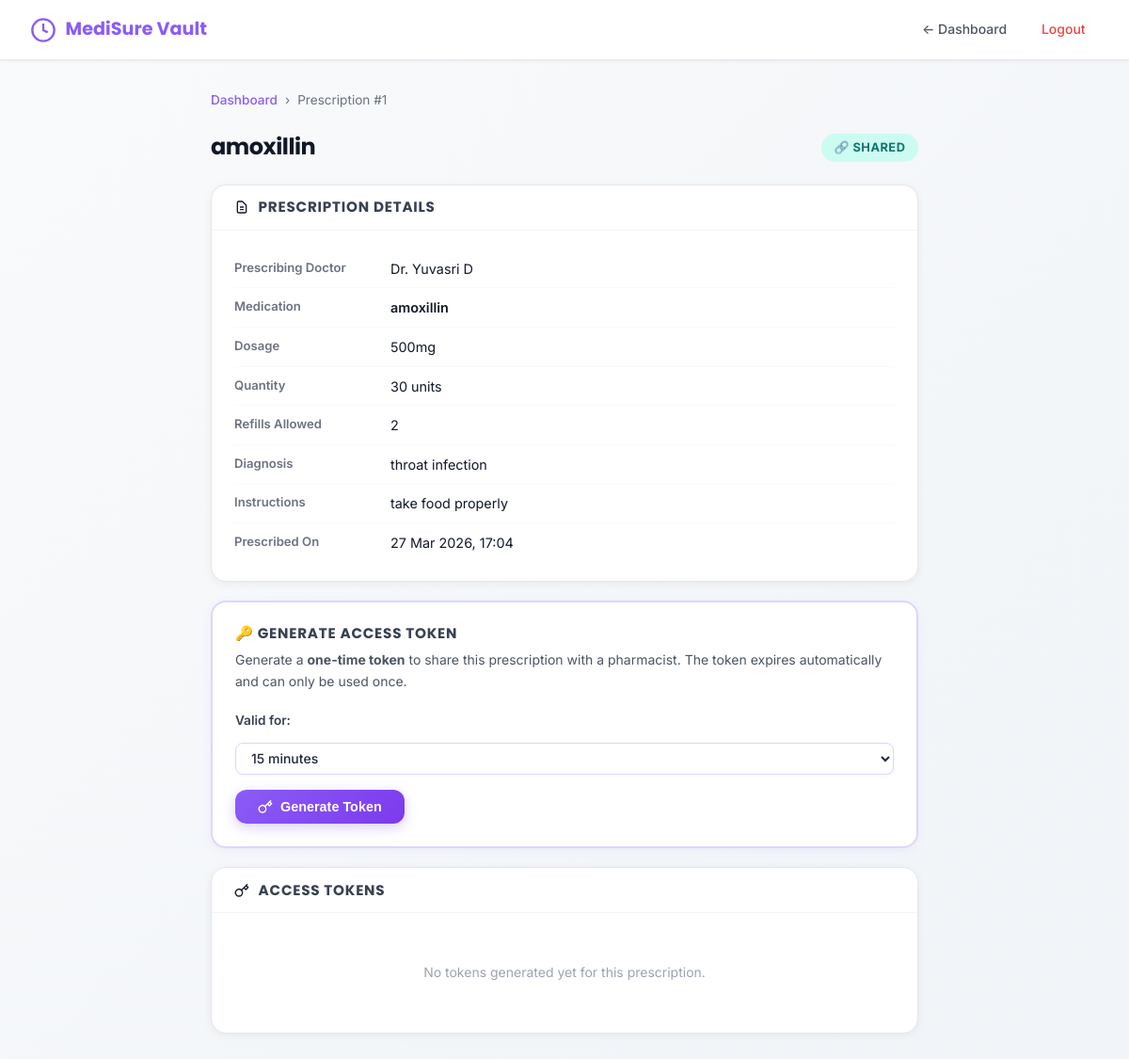
/patient/prescription/1 (signed in), run on the app's committed database.
### models.py (models this page shows, shortened)
class Prescription(db.Model):
    __tablename__ = 'prescriptions'
    id = db.Column(db.Integer, primary_key=True)
    patient_id = db.Column(db.Integer, db.ForeignKey('users.id'), nullable=False, index=True)
    doctor_id = db.Column(db.Integer, db.ForeignKey('users.id'), nullable=False, index=True)
    medication_name = db.Column(db.String(200), nullable=False)
    dosage = db.Column(db.String(100), nullable=False)
    quantity = db.Column(db.Integer, nullable=False)
    refills_allowed = db.Column(db.Integer, default=0, nullable=False)
    instructions = db.Column(db.Text, nullable=True)
    diagnosis = db.Column(db.String(500), nullable=True)
    state = db.Column(db.String(20), default='CREATED', nullable=False, index=True)
    created_at = db.Column(db.DateTime, default=datetime.utcnow, nullable=False)
    shared_at = db.Column(db.DateTime, nullable=True)
    dispensed_at = db.Column(db.DateTime, nullable=True)
    locked_at = db.Column(db.DateTime, nullable=True)
    dispensed_by_id = db.Column(db.Integer, db.ForeignKey('users.id'), nullable=True)
    dispensed_by = db.relationship('User', foreign_keys=[dispensed_by_id])
    pharmacy_id = db.Column(db.String(50), nullable=True)  # Pharmacy that dispensed
    tamper_score = db.Column(db.Integer, default=100, nullable=False)  # starts at 100
    tamper_events = db.Column(db.Text, default='[]', nullable=False)   # JSON array
    is_flagged = db.Column(db.Boolean, default=False, nullable=False)
    content_hash = db.Column(db.String(64), nullable=False)  # SHA-256 hash
    expires_at = db.Column(db.DateTime, nullable=True)
    access_tokens = db.relationship('AccessToken',
                                   backref='prescription',
                                   lazy='dynamic',
                                   cascade='all, delete-orphan')
    __table_args__ = (
        CheckConstraint(state.in_(['CREATED', 'SHARED', 'DISPENSED', 'LOCKED', 'CANCELLED']),
                       name='valid_state'),
        CheckConstraint(quantity > 0, name='positive_quantity'),
        CheckConstraint(refills_allowed >= 0, name='non_negative_refills'),
        CheckConstraint(tamper_score >= 0, name='non_negative_tamper_score'),
        CheckConstraint(tamper_score <= 100, name='max_tamper_score'),
        Index('idx_prescription_state_patient', 'state', 'patient_id'),
        Index('idx_prescription_created_at', 'created_at'),
    )
    def is_locked(self):
        return self.state == 'LOCKED'

class User(db.Model):
    __tablename__ = 'users'
    id = db.Column(db.Integer, primary_key=True)
    username = db.Column(db.String(80), unique=True, nullable=False, index=True)
    password_hash = db.Column(db.String(256), nullable=False)
    email = db.Column(db.String(120), unique=True, nullable=False, index=True)
    role = db.Column(db.String(20), nullable=False, default='PATIENT')
    full_name = db.Column(db.String(200), nullable=False)
    license_number = db.Column(db.String(50), unique=True, nullable=True)
    pharmacy_id = db.Column(db.String(50), nullable=True)  # For pharmacists
    is_active = db.Column(db.Boolean, default=True, nullable=False)
    created_at = db.Column(db.DateTime, default=datetime.utcnow, nullable=False)
    last_login = db.Column(db.DateTime, nullable=True)
    prescriptions_created = db.relationship('Prescription',
                                           foreign_keys='Prescription.doctor_id',
                                           backref='doctor',
                                           lazy='dynamic')
    prescriptions_received = db.relationship('Prescription',
                                            foreign_keys='Prescription.patient_id',
                                            backref='patient',
                                            lazy='dynamic')
    access_tokens = db.relationship('AccessToken',
                                   foreign_keys='AccessToken.patient_id',
                                   backref='patient',
                                   lazy='dynamic',
                                   cascade='all, delete-orphan')
    audit_logs = db.relationship('AuditLog',
                                foreign_keys='AuditLog.user_id',
                                backref='user',
                                lazy='dynamic',
                                cascade='all, delete-orphan')
    __table_args__ = (
        CheckConstraint(role.in_(['PATIENT', 'DOCTOR', 'PHARMACIST', 'ADMIN']),
                       name='valid_role'),
    )

### routes/patient.py (the view)
@patient_bp.route('/prescription/<int:prescription_id>')
@login_required
@role_required('PATIENT')
def view_prescription(prescription_id):
    prescription = _get_own_prescription_or_404(prescription_id)
    tokens = (
        AccessToken.query
        .filter_by(prescription_id=prescription_id, patient_id=_patient_id())
        .order_by(AccessToken.created_at.desc())
        .all()
    )
    active_count = sum(1 for t in tokens if t.is_valid())
    return render_template(
        'patient_prescription_detail.html',
        prescription=prescription,
        tokens=tokens,
        active_count=active_count,
        now_dt=datetime.utcnow()
    )

### templates/patient_prescription_detail.html (shortened to what this page needs)
<!DOCTYPE html>
<html lang="en">
<head>
    <link rel="stylesheet" href="{{ url_for('static', filename='style.css') }}">
</head>
<body>
    <nav class="top-bar">
        <div class="top-bar-brand">
            <svg width="28" height="28" viewBox="0 0 24 24" fill="none" stroke="currentColor" stroke-width="2">
                <circle cx="12" cy="12" r="10" />
                <path d="M12 6v6l4 2" />
            </svg>
            MediSure Vault
        </div>
        <div class="top-bar-nav">
            <a href="{{ url_for('patient.dashboard') }}">← Dashboard</a>
            <a href="{{ url_for('logout') }}" class="btn-logout">Logout</a>
        </div>
    </nav>
    <div class="page">
        <div class="breadcrumb">
            <a href="{{ url_for('patient.dashboard') }}">Dashboard</a>
            <span>›</span>
            <span>Prescription #{{ prescription.id }}</span>
        </div>
        <div class="page-title-row">
            <h1>{{ prescription.medication_name }}</h1>
            <span class="state-badge state-{{ prescription.state }}">
                {% if prescription.state == 'SHARED' %}🔗
                {% elif prescription.state == 'LOCKED' %}🔒
                {% elif prescription.state == 'DISPENSED' %}✅
                {% elif prescription.state == 'CREATED' %}📝
                {% else %}❌{% endif %}
                {{ prescription.state }}
            </span>
        </div>
        <div class="detail-card">
            <div class="detail-card-header">
                <svg width="16" height="16" viewBox="0 0 24 24" fill="none" stroke="currentColor" stroke-width="2">
                    <path
                        d="M9 12h6m-6 4h6m2 5H7a2 2 0 01-2-2V5a2 2 0 012-2h5.586a1 1 0 01.707.293l5.414 5.414a1 1 0 01.293.707V19a2 2 0 01-2 2z" />
                </svg>
                <h2>Prescription Details</h2>
            </div>
            <div class="detail-card-body">
                <div class="detail-row">
                    <span class="detail-label">Prescribing Doctor</span>
                    <span class="detail-value">Dr. {{ prescription.doctor.full_name if prescription.doctor else '—'
                        }}</span>
                </div>
                <div class="detail-row">
                    <span class="detail-label">Medication</span>
                    <span class="detail-value" style="font-weight:600;">{{ prescription.medication_name }}</span>
                </div>
                <div class="detail-row">
                    <span class="detail-label">Dosage</span>
                    <span class="detail-value">{{ prescription.dosage }}</span>
                </div>
                <div class="detail-row">
                    <span class="detail-label">Quantity</span>
                    <span class="detail-value">{{ prescription.quantity }} units</span>
                </div>
                <div class="detail-row">
                    <span class="detail-label">Refills Allowed</span>
                    <span class="detail-value">{{ prescription.refills_allowed }}</span>
                </div>
                {% if prescription.diagnosis %}
                <div class="detail-row">
                    <span class="detail-label">Diagnosis</span>
                    <span class="detail-value">{{ prescription.diagnosis }}</span>
                </div>
                {% endif %}
                {% if prescription.instructions %}
                <div class="detail-row">
                    <span class="detail-label">Instructions</span>
                    <span class="detail-value">{{ prescription.instructions }}</span>
                </div>
                {% endif %}
                <div class="detail-row">
                    <span class="detail-label">Prescribed On</span>
                    <span class="detail-value">{{ prescription.created_at.strftime('%d %b %Y, %H:%M') if
                        prescription.created_at else '—' }}</span>
                </div>
            </div>
        </div>
        {% if prescription.state == 'SHARED' and not prescription.is_locked() %}
        <div class="token-action-card">
            <h2>🔑 Generate Access Token</h2>
            <p>
                Generate a <strong>one-time token</strong> to share this prescription with a pharmacist.
                The token expires automatically and can only be used once.
            </p>
            <div class="token-options">
                <label for="validitySelect">Valid for:</label>
                <select id="validitySelect">
                    <option value="15" selected>15 minutes</option>
                </select>
            </div>
            <button id="genTokenBtn" class="btn-gen-token" onclick="generateToken()">
                <svg width="16" height="16" viewBox="0 0 24 24" fill="none" stroke="currentColor" stroke-width="2">
                    <path
                        d="M21 2l-2 2m-7.61 7.61a5.5 5.5 0 1 1-7.778 7.778 5.5 5.5 0 0 1 7.777-7.777zm0 0L15.5 7.5m0 0l3 3L22 7l-3-3m-3.5 3.5L19 4" />
                </svg>
                Generate Token
            </button>
        </div>
        {% elif prescription.state == 'CREATED' %}
        <div
            style="background:#eff6ff;border:1px solid #bfdbfe;border-radius:var(--radius-lg);padding:1rem 1.25rem;margin-bottom:1.25rem;">
            <p style="margin:0;color:#1e40af;font-size:.875rem;">⏳ Your doctor hasn't shared this prescription yet.
                You'll be able to generate a token once it's shared.</p>
        </div>
        {% endif %}
        <div class="detail-card">
            <div class="detail-card-header">
                <svg width="16" height="16" viewBox="0 0 24 24" fill="none" stroke="currentColor" stroke-width="2">
                    <path
                        d="M21 2l-2 2m-7.61 7.61a5.5 5.5 0 1 1-7.778 7.778 5.5 5.5 0 0 1 7.777-7.777zm0 0L15.5 7.5m0 0l3 3L22 7l-3-3m-3.5 3.5L19 4" />
                </svg>
                <h2>Access Tokens
                </h2>
            </div>
            <div class="detail-card-body" id="tokensBody">
                {% if tokens %}
                <table class="tokens-table">
                    <thead>
                        <tr>
                            <th>Token</th>
                            <th>Status</th>
                            <th>Created</th>
                            <th>Expires</th>
                            <th></th>
                        </tr>
                    </thead>
                    <tbody>
                        {% for t in tokens %}
                        {% set now = namespace(val=none) %}
                        <tr>
                            <td>
                                <code style="font-size:.8rem;color:#7c3aed;">{{ t.token[:16] }}…</code>
                            </td>
                            <td>
                                {% if t.is_used %}
                                <span class="token-badge used">Used</span>
                                {% elif t.is_revoked %}
                                <span class="token-badge revoked">Revoked</span>
                                {% elif t.expires_at < now_dt %} <span class="token-badge expired">Expired</span>
                                    {% else %}
                                    <span class="token-badge valid">Active</span>
                                    {% endif %}
                            </td>
                            <td>{{ t.created_at.strftime('%d %b, %H:%M') if t.created_at else '—' }}</td>
                            <td>
                                {% if not t.is_used and not t.is_revoked and t.expires_at %}
                                <span class="countdown" data-expires="{{ t.expires_at.isoformat() }}">
                                    {{ t.expires_at.strftime('%H:%M') }}
                                </span>
                                {% else %}
                                {{ t.expires_at.strftime('%H:%M') if t.expires_at else '—' }}
                                {% endif %}
                            </td>
                            <td>
                                {% if not t.is_used and not t.is_revoked %}
                                <button class="btn-revoke" onclick="revokeToken({{ t.id }})">Revoke</button>
                                {% endif %}
                            </td>
                        </tr>
                        {% endfor %}
                    </tbody>
                </table>
                {% else %}
                <div class="empty-tokens">No tokens generated yet for this prescription.</div>
                {% endif %}
            </div>
        </div>
    </div>
</body>
</html>

### data on the page
Prescription: id "1", medication_name "amoxillin", state "SHARED", dosage "500mg", quantity "30", refills_allowed "2", diagnosis "throat infection", instructions "take food properly", created_at "27 Mar 2026, 17:04"
User: doctor "Yuvasri D"
